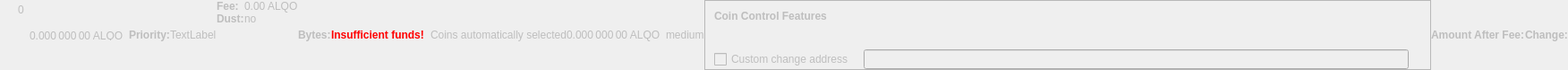
    <widget class="QWidget" name="dummyHideWidget" native="true">
     <property name="enabled">
      <bool>false</bool>
     </property>
     <property name="maximumSize">
      <size>
       <width>100</width>
       <height>22</height>
      </size>
     </property>
     <layout class="QHBoxLayout" name="dummyHideLayout">
      <property name="spacing">
       <number>0</number>
      </property>
      <property name="margin">
       <number>0</number>
      </property>
      <item>
       <layout class="QFormLayout" name="formLayoutCoinControl1">
        <property name="horizontalSpacing">
         <number>10</number>
        </property>
        <property name="verticalSpacing">
         <number>14</number>
        </property>
        <property name="leftMargin">
         <number>10</number>
        </property>
        <property name="topMargin">
         <number>4</number>
        </property>
        <property name="rightMargin">
         <number>6</number>
        </property>
        <item row="0" column="1">
         <widget class="QLabel" name="labelCoinControlBytes">
          <property name="cursor">
           <cursorShape>IBeamCursor</cursorShape>
          </property>
          <property name="contextMenuPolicy">
           <enum>Qt::ActionsContextMenu</enum>
          </property>
          <property name="text">
           <string notr="true">0</string>
          </property>
          <property name="textInteractionFlags">
           <set>Qt::LinksAccessibleByMouse|Qt::TextSelectableByKeyboard|Qt::TextSelectableByMouse</set>
          </property>
         </widget>
        </item>
       </layout>
      </item>
      <item>
       <widget class="QLabel" name="labelCoinControlAfterFee">
        <property name="enabled">
         <bool>false</bool>
        </property>
        <property name="sizePolicy">
         <sizepolicy hsizetype="Fixed" vsizetype="Fixed">
          <horstretch>0</horstretch>
          <verstretch>0</verstretch>
         </sizepolicy>
        </property>
        <property name="minimumSize">
         <size>
          <width>111</width>
          <height>12</height>
         </size>
        </property>
        <property name="maximumSize">
         <size>
          <width>111</width>
          <height>12</height>
         </size>
        </property>
        <property name="cursor">
         <cursorShape>IBeamCursor</cursorShape>
        </property>
        <property name="contextMenuPolicy">
         <enum>Qt::ActionsContextMenu</enum>
        </property>
        <property name="text">
         <string notr="true">0.000 000 00 ALQO</string>
        </property>
        <property name="textInteractionFlags">
         <set>Qt::LinksAccessibleByMouse|Qt::TextSelectableByKeyboard|Qt::TextSelectableByMouse</set>
        </property>
       </widget>
      </item>
      <item>
       <widget class="QLabel" name="labelCoinControlPriorityText">
        <property name="enabled">
         <bool>false</bool>
        </property>
        <property name="font">
         <font>
          <weight>75</weight>
          <bold>true</bold>
         </font>
        </property>
        <property name="text">
         <string>Priority:</string>
        </property>
       </widget>
      </item>
      <item>
       <layout class="QHBoxLayout" name="horizontalLayout">
        <item>
         <widget class="QLabel" name="WarningLabel">
          <property name="text">
           <string>TextLabel</string>
          </property>
         </widget>
        </item>
       </layout>
      </item>
      <item>
       <layout class="QFormLayout" name="formLayoutCoinControl3">
        <property name="horizontalSpacing">
         <number>0</number>
        </property>
        <property name="verticalSpacing">
         <number>0</number>
        </property>
        <property name="leftMargin">
         <number>0</number>
        </property>
        <property name="topMargin">
         <number>0</number>
        </property>
        <property name="rightMargin">
         <number>0</number>
        </property>
        <item row="0" column="0">
         <widget class="QLabel" name="labelCoinControlFeeText">
          <property name="enabled">
           <bool>false</bool>
          </property>
          <property name="font">
           <font>
            <weight>75</weight>
            <bold>true</bold>
           </font>
          </property>
          <property name="text">
           <string>Fee:</string>
          </property>
          <property name="margin">
           <number>0</number>
          </property>
         </widget>
        </item>
        <item row="0" column="1">
         <widget class="QLabel" name="labelCoinControlFee">
          <property name="enabled">
           <bool>false</bool>
          </property>
          <property name="cursor">
           <cursorShape>IBeamCursor</cursorShape>
          </property>
          <property name="contextMenuPolicy">
           <enum>Qt::ActionsContextMenu</enum>
          </property>
          <property name="text">
           <string notr="true">0.00 ALQO</string>
          </property>
          <property name="textInteractionFlags">
           <set>Qt::LinksAccessibleByMouse|Qt::TextSelectableByKeyboard|Qt::TextSelectableByMouse</set>
          </property>
         </widget>
        </item>
        <item row="1" column="0">
         <widget class="QLabel" name="labelCoinControlLowOutputText">
          <property name="enabled">
           <bool>false</bool>
          </property>
          <property name="font">
           <font>
            <weight>75</weight>
            <bold>true</bold>
           </font>
          </property>
          <property name="text">
           <string>Dust:</string>
          </property>
         </widget>
        </item>
        <item row="1" column="1">
         <widget class="QLabel" name="labelCoinControlLowOutput">
          <property name="enabled">
           <bool>false</bool>
          </property>
          <property name="cursor">
           <cursorShape>IBeamCursor</cursorShape>
          </property>
          <property name="contextMenuPolicy">
           <enum>Qt::ActionsContextMenu</enum>
          </property>
          <property name="text">
           <string>no</string>
          </property>
          <property name="textInteractionFlags">
           <set>Qt::LinksAccessibleByMouse|Qt::TextSelectableByKeyboard|Qt::TextSelectableByMouse</set>
          </property>
         </widget>
        </item>
       </layout>
      </item>
      <item>
       <widget class="QLabel" name="labelCoinControlBytesText">
        <property name="enabled">
         <bool>false</bool>
        </property>
        <property name="font">
         <font>
          <weight>75</weight>
          <bold>true</bold>
         </font>
        </property>
        <property name="text">
         <string>Bytes:</string>
        </property>
       </widget>
      </item>
      <item>
       <layout class="QFormLayout" name="formLayoutCoinControl2">
        <property name="horizontalSpacing">
         <number>0</number>
        </property>
        <property name="verticalSpacing">
         <number>0</number>
        </property>
        <property name="leftMargin">
         <number>0</number>
        </property>
        <property name="topMargin">
         <number>0</number>
        </property>
        <property name="rightMargin">
         <number>0</number>
        </property>
       </layout>
      </item>
      <item>
       <layout class="QHBoxLayout" name="horizontalLayoutCoinControl2">
        <property name="spacing">
         <number>0</number>
        </property>
        <property name="bottomMargin">
         <number>0</number>
        </property>
       </layout>
      </item>
      <item>
       <widget class="QLabel" name="labelCoinControlInsuffFunds">
        <property name="enabled">
         <bool>false</bool>
        </property>
        <property name="minimumSize">
         <size>
          <width>0</width>
          <height>0</height>
         </size>
        </property>
        <property name="font">
         <font>
          <weight>75</weight>
          <bold>true</bold>
         </font>
        </property>
        <property name="styleSheet">
         <string notr="true">color:red;font-weight:bold;</string>
        </property>
        <property name="text">
         <string>Insufficient funds!</string>
        </property>
        <property name="margin">
         <number>5</number>
        </property>
       </widget>
      </item>
      <item>
       <layout class="QFormLayout" name="formLayoutCoinControl4">
        <property name="horizontalSpacing">
         <number>0</number>
        </property>
        <property name="verticalSpacing">
         <number>0</number>
        </property>
        <property name="leftMargin">
         <number>0</number>
        </property>
        <property name="topMargin">
         <number>0</number>
        </property>
        <property name="rightMargin">
         <number>0</number>
        </property>
       </layout>
      </item>
      <item>
       <widget class="QLabel" name="labelCoinControlChangeLabel">
        <property name="enabled">
         <bool>false</bool>
        </property>
        <property name="sizePolicy">
         <sizepolicy hsizetype="Preferred" vsizetype="Expanding">
          <horstretch>0</horstretch>
          <verstretch>0</verstretch>
         </sizepolicy>
        </property>
        <property name="minimumSize">
         <size>
          <width>0</width>
          <height>0</height>
         </size>
        </property>
        <property name="text">
         <string/>
        </property>
        <property name="margin">
         <number>3</number>
        </property>
       </widget>
      </item>
      <item>
       <widget class="QLabel" name="labelCoinControlAutomaticallySelected">
        <property name="enabled">
         <bool>false</bool>
        </property>
        <property name="sizePolicy">
         <sizepolicy hsizetype="Fixed" vsizetype="Fixed">
          <horstretch>0</horstretch>
          <verstretch>0</verstretch>
         </sizepolicy>
        </property>
        <property name="minimumSize">
         <size>
          <width>0</width>
          <height>0</height>
         </size>
        </property>
        <property name="maximumSize">
         <size>
          <width>240</width>
          <height>16777215</height>
         </size>
        </property>
        <property name="text">
         <string>Coins automatically selected</string>
        </property>
        <property name="margin">
         <number>5</number>
        </property>
       </widget>
      </item>
      <item>
       <widget class="QLabel" name="labelCoinControlChange">
        <property name="enabled">
         <bool>false</bool>
        </property>
        <property name="sizePolicy">
         <sizepolicy hsizetype="Fixed" vsizetype="Fixed">
          <horstretch>0</horstretch>
          <verstretch>0</verstretch>
         </sizepolicy>
        </property>
        <property name="minimumSize">
         <size>
          <width>111</width>
          <height>0</height>
         </size>
        </property>
        <property name="maximumSize">
         <size>
          <width>111</width>
          <height>16777215</height>
         </size>
        </property>
        <property name="cursor">
         <cursorShape>IBeamCursor</cursorShape>
        </property>
        <property name="contextMenuPolicy">
         <enum>Qt::ActionsContextMenu</enum>
        </property>
        <property name="text">
         <string notr="true">0.000 000 00 ALQO</string>
        </property>
        <property name="textInteractionFlags">
         <set>Qt::LinksAccessibleByMouse|Qt::TextSelectableByKeyboard|Qt::TextSelectableByMouse</set>
        </property>
       </widget>
      </item>
      <item>
       <widget class="QLabel" name="labelCoinControlPriority">
        <property name="enabled">
         <bool>false</bool>
        </property>
        <property name="cursor">
         <cursorShape>IBeamCursor</cursorShape>
        </property>
        <property name="contextMenuPolicy">
         <enum>Qt::ActionsContextMenu</enum>
        </property>
        <property name="text">
         <string>medium</string>
        </property>
        <property name="textInteractionFlags">
         <set>Qt::LinksAccessibleByMouse|Qt::TextSelectableByKeyboard|Qt::TextSelectableByMouse</set>
        </property>
       </widget>
      </item>
      <item>
       <widget class="QFrame" name="frameCoinControl">
        <property name="sizePolicy">
         <sizepolicy hsizetype="Expanding" vsizetype="Expanding">
          <horstretch>0</horstretch>
          <verstretch>0</verstretch>
         </sizepolicy>
        </property>
        <property name="maximumSize">
         <size>
          <width>16777215</width>
          <height>16777215</height>
         </size>
        </property>
        <property name="frameShape">
         <enum>QFrame::StyledPanel</enum>
        </property>
        <property name="frameShadow">
         <enum>QFrame::Sunken</enum>
        </property>
        <layout class="QVBoxLayout" name="verticalLayoutCoinControl2_2">
         <property name="spacing">
          <number>0</number>
         </property>
         <property name="margin">
          <number>0</number>
         </property>
         <item>
          <layout class="QVBoxLayout" name="verticalLayoutCoinControl" stretch="0,0,0,1">
           <property name="spacing">
            <number>0</number>
           </property>
           <property name="leftMargin">
            <number>10</number>
           </property>
           <property name="topMargin">
            <number>10</number>
           </property>
           <item>
            <layout class="QHBoxLayout" name="horizontalLayoutCoinControl1">
             <property name="bottomMargin">
              <number>15</number>
             </property>
             <item>
              <widget class="QLabel" name="labelCoinControlFeatures">
               <property name="enabled">
                <bool>false</bool>
               </property>
               <property name="sizePolicy">
                <sizepolicy hsizetype="Preferred" vsizetype="Maximum">
                 <horstretch>0</horstretch>
                 <verstretch>0</verstretch>
                </sizepolicy>
               </property>
               <property name="font">
                <font>
                 <weight>75</weight>
                 <bold>true</bold>
                </font>
               </property>
               <property name="styleSheet">
                <string notr="true">font-weight:bold;</string>
               </property>
               <property name="text">
                <string>Coin Control Features</string>
               </property>
              </widget>
             </item>
            </layout>
           </item>
           <item>
            <widget class="QWidget" name="widgetCoinControl" native="true">
             <property name="sizePolicy">
              <sizepolicy hsizetype="Preferred" vsizetype="Preferred">
               <horstretch>0</horstretch>
               <verstretch>0</verstretch>
              </sizepolicy>
             </property>
             <property name="minimumSize">
              <size>
               <width>0</width>
               <height>0</height>
              </size>
             </property>
             <property name="styleSheet">
              <string notr="true"/>
             </property>
             <layout class="QHBoxLayout" name="horizontalLayoutCoinControl5_2">
              <property name="margin">
               <number>0</number>
              </property>
              <item>
               <layout class="QHBoxLayout" name="horizontalLayoutCoinControl3">
                <property name="spacing">
                 <number>20</number>
                </property>
                <property name="topMargin">
                 <number>0</number>
                </property>
                <property name="bottomMargin">
                 <number>10</number>
                </property>
               </layout>
              </item>
             </layout>
            </widget>
           </item>
           <item>
            <layout class="QHBoxLayout" name="horizontalLayoutCoinControl4" stretch="0,0,0">
             <property name="spacing">
              <number>12</number>
             </property>
             <property name="sizeConstraint">
              <enum>QLayout::SetDefaultConstraint</enum>
             </property>
             <property name="topMargin">
              <number>5</number>
             </property>
             <property name="rightMargin">
              <number>5</number>
             </property>
             <item>
              <widget class="QCheckBox" name="checkBoxCoinControlChange">
               <property name="enabled">
                <bool>false</bool>
               </property>
               <property name="toolTip">
                <string>If this is activated, but the change address is empty or invalid, change will be sent to a newly generated address.</string>
               </property>
               <property name="text">
                <string>Custom change address</string>
               </property>
              </widget>
             </item>
             <item>
              <widget class="QValidatedLineEdit" name="lineEditCoinControlChange">
               <property name="enabled">
                <bool>false</bool>
               </property>
               <property name="sizePolicy">
                <sizepolicy hsizetype="Expanding" vsizetype="Fixed">
                 <horstretch>0</horstretch>
                 <verstretch>0</verstretch>
                </sizepolicy>
               </property>
              </widget>
             </item>
             <item>
              <widget class="QLabel" name="labelCoinControlChangeLabel_2">
               <property name="sizePolicy">
                <sizepolicy hsizetype="Preferred" vsizetype="Expanding">
                 <horstretch>0</horstretch>
                 <verstretch>0</verstretch>
                </sizepolicy>
               </property>
               <property name="minimumSize">
                <size>
                 <width>0</width>
                 <height>0</height>
                </size>
               </property>
               <property name="text">
                <string/>
               </property>
               <property name="margin">
                <number>3</number>
               </property>
              </widget>
             </item>
            </layout>
           </item>
           <item>
            <spacer name="verticalSpacerCoinControl">
             <property name="orientation">
              <enum>Qt::Vertical</enum>
             </property>
             <property name="sizeHint" stdset="0">
              <size>
               <width>800</width>
               <height>1</height>
              </size>
             </property>
            </spacer>
           </item>
          </layout>
         </item>
        </layout>
       </widget>
      </item>
      <item>
       <widget class="QLabel" name="labelCoinControlAfterFeeText">
        <property name="enabled">
         <bool>false</bool>
        </property>
        <property name="minimumSize">
         <size>
          <width>0</width>
          <height>0</height>
         </size>
        </property>
        <property name="maximumSize">
         <size>
          <width>16777215</width>
          <height>16777215</height>
         </size>
        </property>
        <property name="font">
         <font>
          <weight>75</weight>
          <bold>true</bold>
         </font>
        </property>
        <property name="text">
         <string>Amount After Fee:</string>
        </property>
        <property name="alignment">
         <set>Qt::AlignLeading|Qt::AlignLeft|Qt::AlignVCenter</set>
        </property>
        <property name="margin">
         <number>0</number>
        </property>
       </widget>
      </item>
      <item>
       <widget class="QLabel" name="labelCoinControlChangeText">
        <property name="enabled">
         <bool>false</bool>
        </property>
        <property name="sizePolicy">
         <sizepolicy hsizetype="Preferred" vsizetype="Preferred">
          <horstretch>0</horstretch>
          <verstretch>0</verstretch>
         </sizepolicy>
        </property>
        <property name="minimumSize">
         <size>
          <width>0</width>
          <height>0</height>
         </size>
        </property>
        <property name="maximumSize">
         <size>
          <width>16777215</width>
          <height>16777215</height>
         </size>
        </property>
        <property name="font">
         <font>
          <weight>75</weight>
          <bold>true</bold>
         </font>
        </property>
        <property name="text">
         <string>Change:</string>
        </property>
        <property name="alignment">
         <set>Qt::AlignLeading|Qt::AlignLeft|Qt::AlignVCenter</set>
        </property>
       </widget>
      </item>
     </layout>
    </widget>
